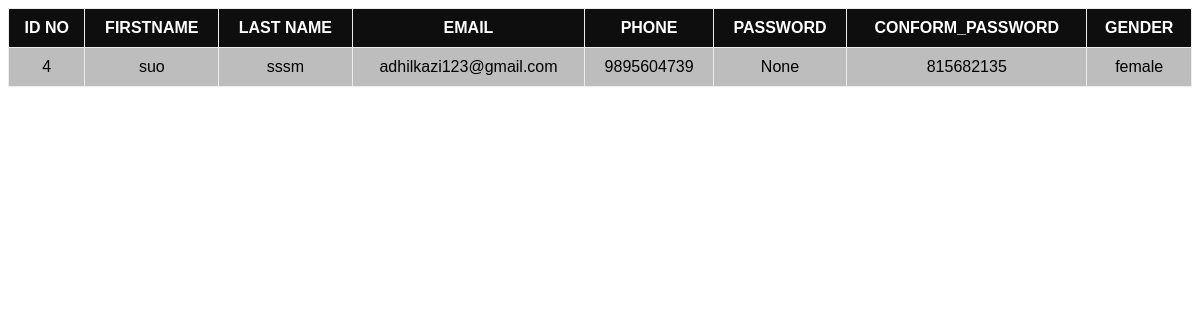
Screenshot of /dview/4 with the database file from the repository.
### verification/models.py (models this page shows)
class vfn(models.Model):
      firstname=models.CharField(max_length=200,null=True)
      lastname=models.CharField(max_length=200,null=True)
      email=models.CharField(max_length=200,null=True)
      phone=models.IntegerField(null=True)
      password=models.CharField(max_length=200,null=True)
      conform_password=models.CharField(max_length=200,null=True)
      gender=models.CharField(max_length=200,null=True)

### verification/views.py (the view)
# urls.py: path('dview/<str:pk>',views.detials_view,name='dview'),#dviews
def detials_view(request,pk):
    cr=vfn.objects.get(id=pk)
    return render(request,"detials_view.html",{'cm':cr})

### template/detials_view.html (shortened to what this page needs)
<!DOCTYPE html>
<html lang="en">
<head>
</head>
<body>
    <table>
        <form actcmon="">
            <tr>
                <th>
                   id no
                </th>
                <th>
                    firstname
                 </th>
                <th>
                 last name
                </th>
                <th>
                   email
                </th>
                <th>
                    phone
                </th>
                <th>
                    password
                </th>
                <th>
                    conform_password
                </th>
                <th>
                   gender
                </th>
            </tr>
        </form>
        <tr>
            <td>{{cm.id}}</td>
            <td>{{cm.firstname}}</td>
            <td>{{cm.lastname}}</td>
            <td>{{cm.email}}</td>
            <td>{{cm.phone}}</td>
            <td>{{cm.password}}</td>
            <td>{{cm.conform_password}}</td>
            <td>{{cm.gender}}</td>
        </tr>
    </table>
</body>
</html>

### template/detials_view.html (style rules this page uses)
table { border-collapse: collapse; width: 100%; }
td, th { border: 1px solid rgb(238, 235, 235); text-align: center; padding: 10px; font-family: sans-serif; }
th { background-color: rgb(14, 14, 15); color: white ; font-family: sans-serif; text-transform: uppercase; }
td { background-color: rgba(47, 46, 46, 0.313); }

### rows the page displays
vfn: id "4", firstname "suo", lastname "sssm", email "adhilkazi123@gmail.com", phone "9895604739", password "None", conform_password "815682135", gender "female"
